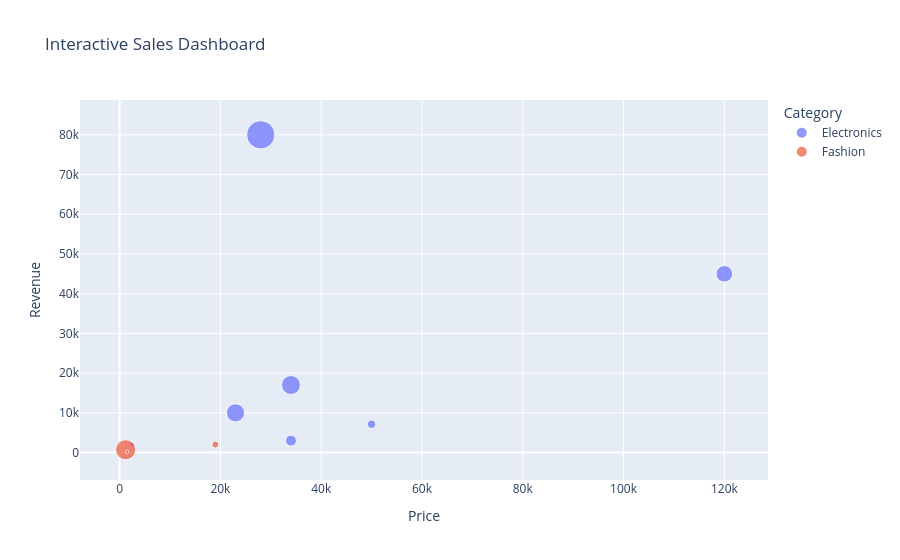

Source (notebook cell):
### Code cell
# CHART 9 — PLOTLY INTERACTIVE SCATTER

fig2 = px.scatter(
    df,
    x="Price",
    y="Revenue",
    color="Category",
    size="Quantity",
    hover_name="Product",
    title="Interactive Sales Dashboard"
)
fig2.show()

### Figure 1 — Plotly figure (JSON) as saved in the notebook; plotly's stock layout.template omitted (floating-point values rounded to 4 significant figures)
{"data": [{"hovertemplate": "<b>%{hovertext}</b><br><br>Category=Electronics<br>Price=%{x}<br>Revenue=%{y}<br>Quantity=%{marker.size}<extra></extra>", "hovertext": ["Laptop", "Phone", "Computer", "T.V.", "Lamp", "Game", "Keyboard"], "legendgroup": "Electronics", "marker": {"color": "#636efa", "size": [23, 6, 10, 28, 2, 67, 30], "sizemode": "area", "sizeref": 0.1675, "symbol": "circle"}, "mode": "markers", "name": "Electronics", "orientation": "v", "showlegend": true, "type": "scatter", "x": [120000, 50000, 34000, 23000, 2500, 28000, 34000], "xaxis": "x", "y": [45000, 7125, 3000, 10000, 2000, 80000, 17000], "yaxis": "y"}, {"hovertemplate": "<b>%{hovertext}</b><br><br>Category=Fashion<br>Price=%{x}<br>Revenue=%{y}<br>Quantity=%{marker.size}<extra></extra>", "hovertext": ["Shoes", "Jeans", "Specs"], "legendgroup": "Fashion", "marker": {"color": "#EF553B", "size": [4, 34, 1], "sizemode": "area", "sizeref": 0.1675, "symbol": "circle"}, "mode": "markers", "name": "Fashion", "orientation": "v", "showlegend": true, "type": "scatter", "x": [19000, 1200, 1500], "xaxis": "x", "y": [2000, 700, 200], "yaxis": "y"}], "layout": {"legend": {"itemsizing": "constant", "title": {"text": "Category"}, "tracegroupgap": 0}, "title": {"text": "Interactive Sales Dashboard"}, "xaxis": {"anchor": "y", "domain": [0, 1], "title": {"text": "Price"}}, "yaxis": {"anchor": "x", "domain": [0, 1], "title": {"text": "Revenue"}}}}
